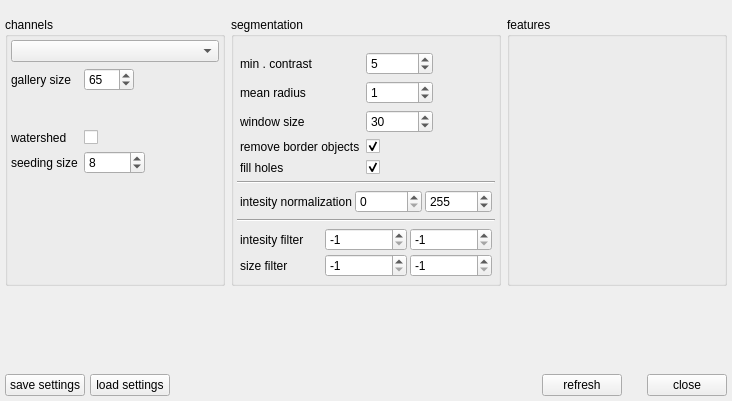
<?xml version="1.0" encoding="UTF-8"?>
<ui version="4.0">
 <class>Form</class>
 <widget class="QWidget" name="Form">
  <property name="geometry">
   <rect>
    <x>0</x>
    <y>0</y>
    <width>732</width>
    <height>401</height>
   </rect>
  </property>
  <property name="windowTitle">
   <string>Segmentation</string>
  </property>
  <layout class="QGridLayout" name="gridLayout">
   <property name="margin">
    <number>5</number>
   </property>
   <item row="1" column="0">
    <spacer name="vspacer">
     <property name="orientation">
      <enum>Qt::Vertical</enum>
     </property>
     <property name="sizeHint" stdset="0">
      <size>
       <width>20</width>
       <height>40</height>
      </size>
     </property>
    </spacer>
   </item>
   <item row="2" column="0">
    <layout class="QHBoxLayout" name="hbox">
     <property name="spacing">
      <number>5</number>
     </property>
     <item>
      <widget class="QPushButton" name="saveBtn">
       <property name="text">
        <string>save settings</string>
       </property>
      </widget>
     </item>
     <item>
      <widget class="QPushButton" name="loadBtn">
       <property name="text">
        <string>load settings</string>
       </property>
      </widget>
     </item>
     <item>
      <spacer name="spacer1">
       <property name="orientation">
        <enum>Qt::Horizontal</enum>
       </property>
       <property name="sizeHint" stdset="0">
        <size>
         <width>40</width>
         <height>20</height>
        </size>
       </property>
      </spacer>
     </item>
     <item>
      <widget class="QPushButton" name="refreshBtn">
       <property name="text">
        <string>refresh</string>
       </property>
       <property name="shortcut">
        <string>F5</string>
       </property>
      </widget>
     </item>
     <item>
      <spacer name="spacer2">
       <property name="orientation">
        <enum>Qt::Horizontal</enum>
       </property>
       <property name="sizeType">
        <enum>QSizePolicy::Maximum</enum>
       </property>
       <property name="sizeHint" stdset="0">
        <size>
         <width>20</width>
         <height>20</height>
        </size>
       </property>
      </spacer>
     </item>
     <item>
      <widget class="QPushButton" name="closeBtn">
       <property name="text">
        <string>close</string>
       </property>
      </widget>
     </item>
    </layout>
   </item>
   <item row="0" column="0">
    <layout class="QGridLayout" name="regionBox">
     <property name="topMargin">
      <number>12</number>
     </property>
     <item row="0" column="1">
      <widget class="QGroupBox" name="primaryBox">
       <property name="font">
        <font>
         <weight>50</weight>
         <bold>false</bold>
        </font>
       </property>
       <property name="title">
        <string>segmentation</string>
       </property>
       <property name="checkable">
        <bool>false</bool>
       </property>
       <layout class="QVBoxLayout" name="verticalLayout_3" stretch="0,0,0,0,0">
        <property name="spacing">
         <number>3</number>
        </property>
        <property name="leftMargin">
         <number>3</number>
        </property>
        <property name="topMargin">
         <number>12</number>
        </property>
        <property name="rightMargin">
         <number>3</number>
        </property>
        <property name="bottomMargin">
         <number>3</number>
        </property>
        <item>
         <layout class="QFormLayout" name="formLayout_2">
          <property name="fieldGrowthPolicy">
           <enum>QFormLayout::FieldsStayAtSizeHint</enum>
          </property>
          <property name="horizontalSpacing">
           <number>6</number>
          </property>
          <property name="verticalSpacing">
           <number>6</number>
          </property>
          <property name="margin">
           <number>3</number>
          </property>
          <item row="1" column="0">
           <widget class="QLabel" name="contrastLabel">
            <property name="text">
             <string>min . contrast</string>
            </property>
           </widget>
          </item>
          <item row="1" column="1">
           <widget class="QSpinBox" name="minContrast">
            <property name="sizePolicy">
             <sizepolicy hsizetype="Maximum" vsizetype="Fixed">
              <horstretch>0</horstretch>
              <verstretch>0</verstretch>
             </sizepolicy>
            </property>
            <property name="maximum">
             <number>100000</number>
            </property>
            <property name="value">
             <number>5</number>
            </property>
           </widget>
          </item>
          <item row="2" column="0">
           <widget class="QLabel" name="radiusLabel">
            <property name="text">
             <string>mean radius</string>
            </property>
           </widget>
          </item>
          <item row="2" column="1">
           <widget class="QSpinBox" name="medianRadius">
            <property name="sizePolicy">
             <sizepolicy hsizetype="Maximum" vsizetype="Fixed">
              <horstretch>0</horstretch>
              <verstretch>0</verstretch>
             </sizepolicy>
            </property>
            <property name="maximum">
             <number>100000</number>
            </property>
            <property name="value">
             <number>1</number>
            </property>
           </widget>
          </item>
          <item row="3" column="0">
           <widget class="QLabel" name="windowSizeLabel">
            <property name="text">
             <string>window size</string>
            </property>
           </widget>
          </item>
          <item row="3" column="1">
           <widget class="QSpinBox" name="windowSize">
            <property name="sizePolicy">
             <sizepolicy hsizetype="Maximum" vsizetype="Fixed">
              <horstretch>0</horstretch>
              <verstretch>0</verstretch>
             </sizepolicy>
            </property>
            <property name="maximum">
             <number>1000000</number>
            </property>
            <property name="value">
             <number>30</number>
            </property>
           </widget>
          </item>
          <item row="4" column="0">
           <widget class="QLabel" name="robLabel">
            <property name="text">
             <string>remove border objects</string>
            </property>
           </widget>
          </item>
          <item row="4" column="1">
           <widget class="QCheckBox" name="removeBorderObjects">
            <property name="text">
             <string/>
            </property>
            <property name="checked">
             <bool>true</bool>
            </property>
           </widget>
          </item>
          <item row="5" column="0">
           <widget class="QLabel" name="fillHolesLabel">
            <property name="text">
             <string>fill holes</string>
            </property>
           </widget>
          </item>
          <item row="5" column="1">
           <widget class="QCheckBox" name="fillHoles">
            <property name="text">
             <string/>
            </property>
            <property name="checked">
             <bool>true</bool>
            </property>
           </widget>
          </item>
         </layout>
        </item>
        <item>
         <widget class="Line" name="line">
          <property name="orientation">
           <enum>Qt::Horizontal</enum>
          </property>
         </widget>
        </item>
        <item>
         <layout class="QGridLayout" name="normBox">
          <property name="margin">
           <number>3</number>
          </property>
          <item row="0" column="1">
           <widget class="QSpinBox" name="normMin">
            <property name="maximum">
             <number>999999999</number>
            </property>
           </widget>
          </item>
          <item row="0" column="0">
           <widget class="QLabel" name="normLabel">
            <property name="text">
             <string>intesity normalization</string>
            </property>
           </widget>
          </item>
          <item row="0" column="2">
           <widget class="QSpinBox" name="normMax">
            <property name="maximum">
             <number>999999999</number>
            </property>
            <property name="value">
             <number>255</number>
            </property>
           </widget>
          </item>
         </layout>
        </item>
        <item>
         <widget class="Line" name="line_2">
          <property name="orientation">
           <enum>Qt::Horizontal</enum>
          </property>
         </widget>
        </item>
        <item>
         <layout class="QGridLayout" name="filterBox">
          <property name="margin">
           <number>3</number>
          </property>
          <item row="1" column="2">
           <widget class="QSpinBox" name="sizeMax">
            <property name="toolTip">
             <string>&lt;html&gt;&lt;head/&gt;&lt;body&gt;&lt;p&gt;-1 turns off the setting&lt;/p&gt;&lt;/body&gt;&lt;/html&gt;</string>
            </property>
            <property name="minimum">
             <number>-1</number>
            </property>
            <property name="maximum">
             <number>100000</number>
            </property>
            <property name="value">
             <number>-1</number>
            </property>
           </widget>
          </item>
          <item row="0" column="1">
           <widget class="QSpinBox" name="intensityMin">
            <property name="toolTip">
             <string>&lt;html&gt;&lt;head/&gt;&lt;body&gt;&lt;p&gt;-1 turns off the setting&lt;/p&gt;&lt;/body&gt;&lt;/html&gt;</string>
            </property>
            <property name="minimum">
             <number>-1</number>
            </property>
            <property name="maximum">
             <number>100000</number>
            </property>
            <property name="value">
             <number>-1</number>
            </property>
           </widget>
          </item>
          <item row="0" column="2">
           <widget class="QSpinBox" name="intensityMax">
            <property name="toolTip">
             <string>&lt;html&gt;&lt;head/&gt;&lt;body&gt;&lt;p&gt;-1 turns off the setting&lt;/p&gt;&lt;/body&gt;&lt;/html&gt;</string>
            </property>
            <property name="minimum">
             <number>-1</number>
            </property>
            <property name="maximum">
             <number>100000</number>
            </property>
            <property name="value">
             <number>-1</number>
            </property>
           </widget>
          </item>
          <item row="0" column="0">
           <widget class="QLabel" name="intesityLabel">
            <property name="toolTip">
             <string>&lt;html&gt;&lt;head/&gt;&lt;body&gt;&lt;p&gt;-1 turns off the setting&lt;/p&gt;&lt;/body&gt;&lt;/html&gt;</string>
            </property>
            <property name="text">
             <string>intesity filter</string>
            </property>
           </widget>
          </item>
          <item row="1" column="1">
           <widget class="QSpinBox" name="sizeMin">
            <property name="toolTip">
             <string>&lt;html&gt;&lt;head/&gt;&lt;body&gt;&lt;p&gt;-1 turns off the setting&lt;/p&gt;&lt;/body&gt;&lt;/html&gt;</string>
            </property>
            <property name="minimum">
             <number>-1</number>
            </property>
            <property name="maximum">
             <number>1000000</number>
            </property>
            <property name="value">
             <number>-1</number>
            </property>
           </widget>
          </item>
          <item row="1" column="0">
           <widget class="QLabel" name="sizeLabel">
            <property name="toolTip">
             <string>&lt;html&gt;&lt;head/&gt;&lt;body&gt;&lt;p&gt;-1 turns off the setting&lt;/p&gt;&lt;/body&gt;&lt;/html&gt;</string>
            </property>
            <property name="text">
             <string>size filter</string>
            </property>
           </widget>
          </item>
         </layout>
        </item>
       </layout>
      </widget>
     </item>
     <item row="0" column="2">
      <widget class="FeatureBox" name="featurebox">
       <property name="font">
        <font>
         <weight>50</weight>
         <bold>false</bold>
        </font>
       </property>
       <property name="title">
        <string>features</string>
       </property>
      </widget>
     </item>
     <item row="0" column="0">
      <widget class="QGroupBox" name="channelbox">
       <property name="title">
        <string>channels</string>
       </property>
       <layout class="QVBoxLayout" name="verticalLayout_2">
        <property name="margin">
         <number>3</number>
        </property>
        <item>
         <widget class="QComboBox" name="pchannel">
          <property name="toolTip">
           <string>&lt;html&gt;&lt;head/&gt;&lt;body&gt;&lt;p&gt;Channel for primary segementation. A local adaptive threshold is performed on this channel.&lt;/p&gt;&lt;/body&gt;&lt;/html&gt;</string>
          </property>
         </widget>
        </item>
        <item>
         <layout class="QFormLayout" name="formLayout">
          <property name="fieldGrowthPolicy">
           <enum>QFormLayout::FieldsStayAtSizeHint</enum>
          </property>
          <item row="0" column="0">
           <widget class="QLabel" name="galSizeLabel">
            <property name="toolTip">
             <string>&lt;html&gt;&lt;head/&gt;&lt;body&gt;&lt;p&gt;fixed size of a gallery image&lt;/p&gt;&lt;/body&gt;&lt;/html&gt;</string>
            </property>
            <property name="text">
             <string>gallery size</string>
            </property>
           </widget>
          </item>
          <item row="0" column="1">
           <widget class="QSpinBox" name="galSize">
            <property name="maximumSize">
             <size>
              <width>50</width>
              <height>16777215</height>
             </size>
            </property>
            <property name="toolTip">
             <string>&lt;html&gt;&lt;head/&gt;&lt;body&gt;&lt;p&gt;fixed size of a gallery image&lt;/p&gt;&lt;/body&gt;&lt;/html&gt;</string>
            </property>
            <property name="maximum">
             <number>1000</number>
            </property>
            <property name="value">
             <number>65</number>
            </property>
           </widget>
          </item>
          <item row="4" column="0">
           <widget class="QLabel" name="seedingSizeLabel">
            <property name="toolTip">
             <string>&lt;html&gt;&lt;head/&gt;&lt;body&gt;&lt;p&gt;Size Parameter&lt;/p&gt;&lt;p&gt;The seeding algorithm smoothes the distances map and searches for local maxiam. This is the window size of the smoothing filter. i.e. only one seed per window. Larger window means less seeds and vice versa. &lt;/p&gt;&lt;/body&gt;&lt;/html&gt;</string>
            </property>
            <property name="text">
             <string>seeding size</string>
            </property>
           </widget>
          </item>
          <item row="4" column="1">
           <widget class="QSpinBox" name="seedingSize">
            <property name="toolTip">
             <string>&lt;html&gt;&lt;head/&gt;&lt;body&gt;&lt;p&gt;Size Parameter&lt;/p&gt;&lt;p&gt;The seeding algorithm smoothes the distances map and searches for local maxiam. This is the window size of the smoothing filter. i.e. only one seed per window. Larger window means less seeds and vice versa. &lt;/p&gt;&lt;/body&gt;&lt;/html&gt;</string>
            </property>
            <property name="maximum">
             <number>10000</number>
            </property>
            <property name="value">
             <number>8</number>
            </property>
           </widget>
          </item>
          <item row="3" column="1">
           <widget class="QCheckBox" name="watershed">
            <property name="toolTip">
             <string>&lt;html&gt;&lt;head/&gt;&lt;body&gt;&lt;p&gt;Enable watershed segmentation to split touching cells&lt;/p&gt;&lt;/body&gt;&lt;/html&gt;</string>
            </property>
            <property name="text">
             <string/>
            </property>
            <property name="checked">
             <bool>false</bool>
            </property>
           </widget>
          </item>
          <item row="3" column="0">
           <widget class="QLabel" name="watershedLabel">
            <property name="toolTip">
             <string>&lt;html&gt;&lt;head/&gt;&lt;body&gt;&lt;p&gt;Enable watershed segmentation to split touching cells&lt;/p&gt;&lt;/body&gt;&lt;/html&gt;</string>
            </property>
            <property name="text">
             <string>watershed</string>
            </property>
           </widget>
          </item>
          <item row="2" column="0">
           <spacer name="verticalSpacer">
            <property name="orientation">
             <enum>Qt::Vertical</enum>
            </property>
            <property name="sizeHint" stdset="0">
             <size>
              <width>20</width>
              <height>10</height>
             </size>
            </property>
           </spacer>
          </item>
         </layout>
        </item>
        <item>
         <spacer name="spacer">
          <property name="orientation">
           <enum>Qt::Vertical</enum>
          </property>
          <property name="sizeHint" stdset="0">
           <size>
            <width>20</width>
            <height>40</height>
           </size>
          </property>
         </spacer>
        </item>
       </layout>
      </widget>
     </item>
    </layout>
   </item>
  </layout>
 </widget>
 <customwidgets>
  <customwidget>
   <class>FeatureBox</class>
   <extends>QGroupBox</extends>
   <header>cat/gui/featurebox</header>
   <container>1</container>
  </customwidget>
 </customwidgets>
 <tabstops>
  <tabstop>closeBtn</tabstop>
  <tabstop>refreshBtn</tabstop>
  <tabstop>minContrast</tabstop>
  <tabstop>medianRadius</tabstop>
  <tabstop>windowSize</tabstop>
  <tabstop>removeBorderObjects</tabstop>
  <tabstop>fillHoles</tabstop>
  <tabstop>pchannel</tabstop>
 </tabstops>
 <resources/>
 <connections>
  <connection>
   <sender>closeBtn</sender>
   <signal>clicked()</signal>
   <receiver>Form</receiver>
   <slot>close()</slot>
   <hints>
    <hint type="sourcelabel">
     <x>710</x>
     <y>316</y>
    </hint>
    <hint type="destinationlabel">
     <x>303</x>
     <y>265</y>
    </hint>
   </hints>
  </connection>
 </connections>
</ui>
